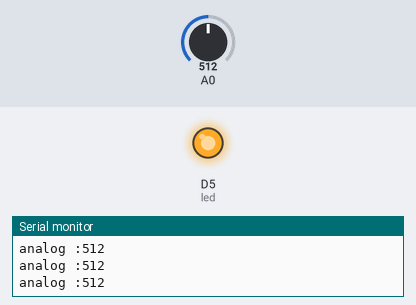
A sketch run on a simulated ESP8266 (NodeMCU). On the bench: output pins drawn as LEDs (lit = HIGH), the last lines printed to the serial monitor. The test bench sets the inputs (shaded band); at power-on: A0 = 512.

Above: at 1.2 s.
1.3 s: A0 set to 122
At 2.1 s:
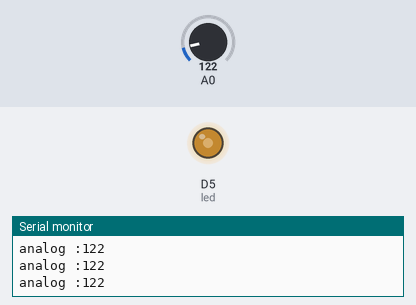
2.8 s: A0 set to 0
At 3.3 s:
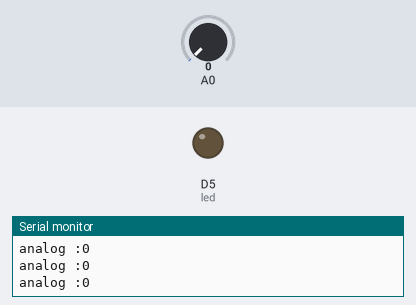
4.3 s: A0 set to 306
At 4.6 s:
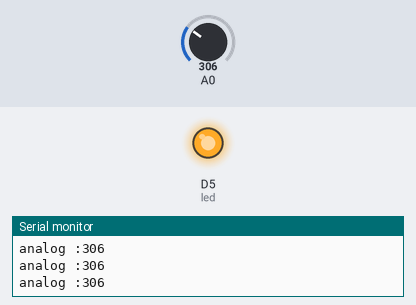
Timing chart, 0 to 7.3 s (numbered marks = the images above; inputs shaded):
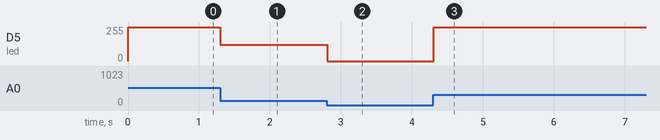

Measured:
- after the input at 1.3 s, D5 (led): 255/255 → 122/255 at once
- after the input at 2.8 s, D5 (led): 122/255 → 0/255 at once
- after the input at 4.3 s, D5 (led): 0/255 → 255/255 at once

The sketch:

dimmerLED.ino
```cpp
int led = D5;
int analog = 0;

void setup() {
  // put your setup code here, to run once:
  Serial.begin(9600);
  pinMode(led,OUTPUT);

}

void loop() {
  // put your main code here, to run repeatedly:
  analog = analogRead(A0);
  Serial.print("analog :");
  Serial.println(analog);
  analogWrite(led,analog);
  delay(100);
  }
```
